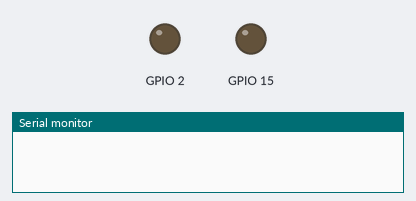
The sketch below on a simulated ESP8266 (NodeMCU). Parts: output pins drawn as LEDs (lit = HIGH), the last lines printed to the serial monitor.

Above: at 0.1 s.
At 0.6 s:
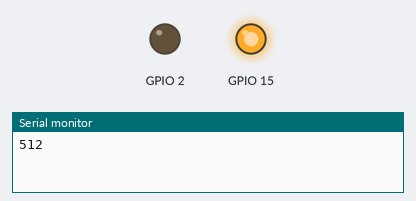
Timing chart, 0 to 2.1 s (numbered marks = the images above):
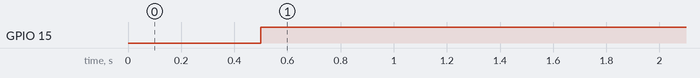

The sketch:

sketch_jul15a.ino
```cpp
#include <ESP8266WiFi.h>

void setup() {
  pinMode(2, OUTPUT);
  pinMode(15, OUTPUT);
  pinMode(0, INPUT);
  Serial.begin(115200);
  digitalWrite(15, LOW);

  WiFi.mode(WIFI_OFF);
  WiFi.forceSleepBegin();
}

void loop() {
  digitalWrite(2, LOW);
  delay(500);
  int light = analogRead(A0);
  Serial.println(light);
  if (light < 600) {
    digitalWrite(15, HIGH);
    digitalWrite(2, LOW);
    delay(3600000000);
    }
  else { ESP.deepSleep(3600000000); }
}
```

Measured:
- by itself, GPIO 15: LOW → HIGH at 0.50 s
